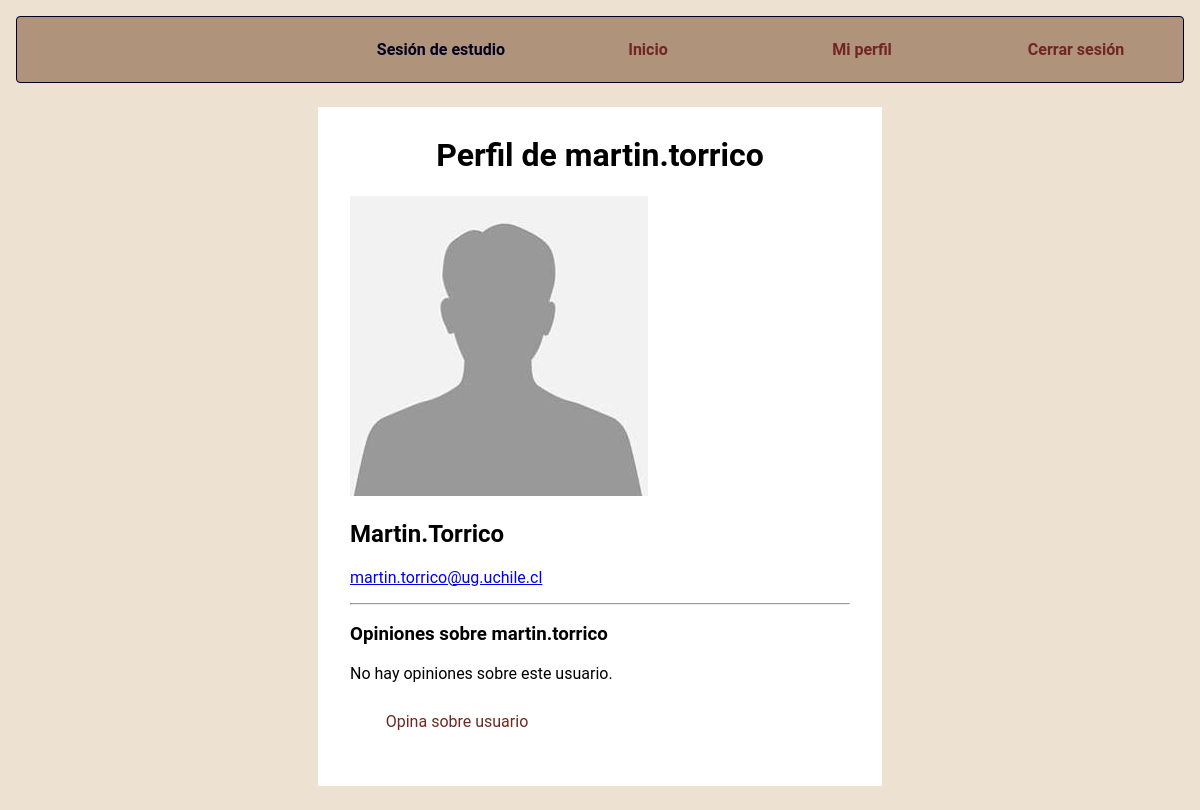
Page /perfil/martin.torrico/ (signed in) on the committed database.
### appG7/models.py (models this page shows, shortened)
class User(AbstractUser):
  id = models.AutoField(primary_key = True)
  pronombres = [('La', 'La'), ('El', 'El'), ('Le', 'Le'), ('Otro', 'Otro')]
  pronombre = models.CharField(max_length = 5, choices = pronombres)
  apodo = models.CharField(max_length = 30)

class Profile(models.Model):
  user = models.OneToOneField(User, on_delete = models.CASCADE)
  bio = models.TextField(max_length = 500, blank = True)
  profile_pic = models.ImageField(default='avatar.jpg',upload_to = 'profile_pics', blank = True)

### appG7/views.py (the view, shortened to what this page needs)
# urls.py: path('perfil/<str:user_apodo>/', views.UserProfile.as_view(), name='user_profile'),
class UserProfile(View):
    def get(self, request, user_apodo):
        user = get_object_or_404(User, username=user_apodo)
        user_form = UserUpdateForm(instance=request.user)
        profile_form = ProfileUpdateForm(instance=request.user.profile)
        opiniones = OpinionUser.objects.filter(id_criticado=user)
        context = {
            'user': user,
            'user_form': user_form,
            'profile_form': profile_form,
            'opiniones': opiniones
        }
        return render(request, 'appG7/perfil.html', context)

### appG7/templates/appG7/perfil.html (shortened to what this page needs)
{% extends 'appG7/base.html' %}
{% block css %}
{% load static %}
<link rel="stylesheet" type="text/css" href="{% static '/appG7/login.css' %}">
<link rel="stylesheet" type="text/css" href="{% static '/appG7/perfil.css' %}">
{% endblock %}
{% block content %}
<div class="container">
   <h1 id="bajada"> Perfil de {{ user.username }} <br> </h1>
   {% if user.profile %}
      <img src="{{user.profile.profile_pic.url}}" alt="{{ user.username }}" class="profile_pic"  accept=".jpg,.jpeg,.png"/>
   {% endif %}
   <h2 class="text-center">{{ user.username | title }}</h2>
   <p class="text-center"><a href="mailto:{{user.email}}">{{user.email}}</a></p>
   <hr>
   <h3>Opiniones sobre {{ user.username }}</h3>
      {% for opinion in opiniones %}
         <div class="opinion">
            <p><strong>{{ opinion.id_critico.username }}</strong> dice: <i>{{ opinion.opinion }}</i></p>
            <ul>
               <li>Puntualidad: {{ opinion.puntualidad }}/10</li>
               <li>Respeto: {{ opinion.respeto }}/10</li>
            </ul>
         </div>
      {% empty %}
         <p>No hay opiniones sobre este usuario.</p>
      {% endfor %}
   {% if request.user == user %}
   <hr>
   <h3>Actualizar perfil</h3>
   <form method="POST" enctype="multipart/form-data">
      {% csrf_token %}
      <div class="form-group">
         <label for="username">Nombre de usuario:</label>
         {{ UserUpdateForm.username }}
         {{ user_form.username }}
       </div>
       <div class="form-group">
         <label for="email">Email:</label>
         {{ UserUpdateForm.email }}
         {{ user_form.email}}
       </div>
       <div class="form-group">
         <label for="bio">Biografía:</label>
         {{ ProfileUpdateForm.bio}}
         {{ profile_form.bio }}
       </div>
       <div class="form-group">
         <label for="profile_pic">Foto de perfil:</label>
         {{ ProfileUpdateForm.profile_pic }}
         {{ profile_form.profile_pic }}
       </div>
      <button type="submit" class="btn btn-primary">Actualizar</button>
  </form>
   {% else %}
      <a href="{% url 'opinion_usuario' request.user.username user.username %}" class="btn btn-outline-success">Opina sobre usuario</a>
   {% endif %}
</div>
{% endblock %}

### appG7/static/appG7/style.css (style rules this page uses)
:root { --black-color: #000022; --pink-color: #fcdc28; }
body { margin: 0; background-color: #ede1d2; font-family: "Roboto", sans-serif; }
.btn.btn-outline-success { width: 150px; height: 15px; color: #722620; padding: 15px 25px; text-decoration: none; margin: 10px 7px; display: flex; justify-content: center; align-items: center; }
.btn-outline-success { margin-right: 10px; }

### appG7/static/appG7/login.css (style rules this page uses)
:root { --color-borde: #dbdbdb; }
.container { height: 50%; max-width: 500px; margin: 2% auto; padding: 2rem; padding-top: .5rem; background-color: #ffffff; }
#bajada { text-align: center; }

### rows in the picture
User: username "martin.torrico", profile.profile_pic (placeholder picture), username "Martin.Torrico", email "martin.torrico@ug.uchile.cl"
